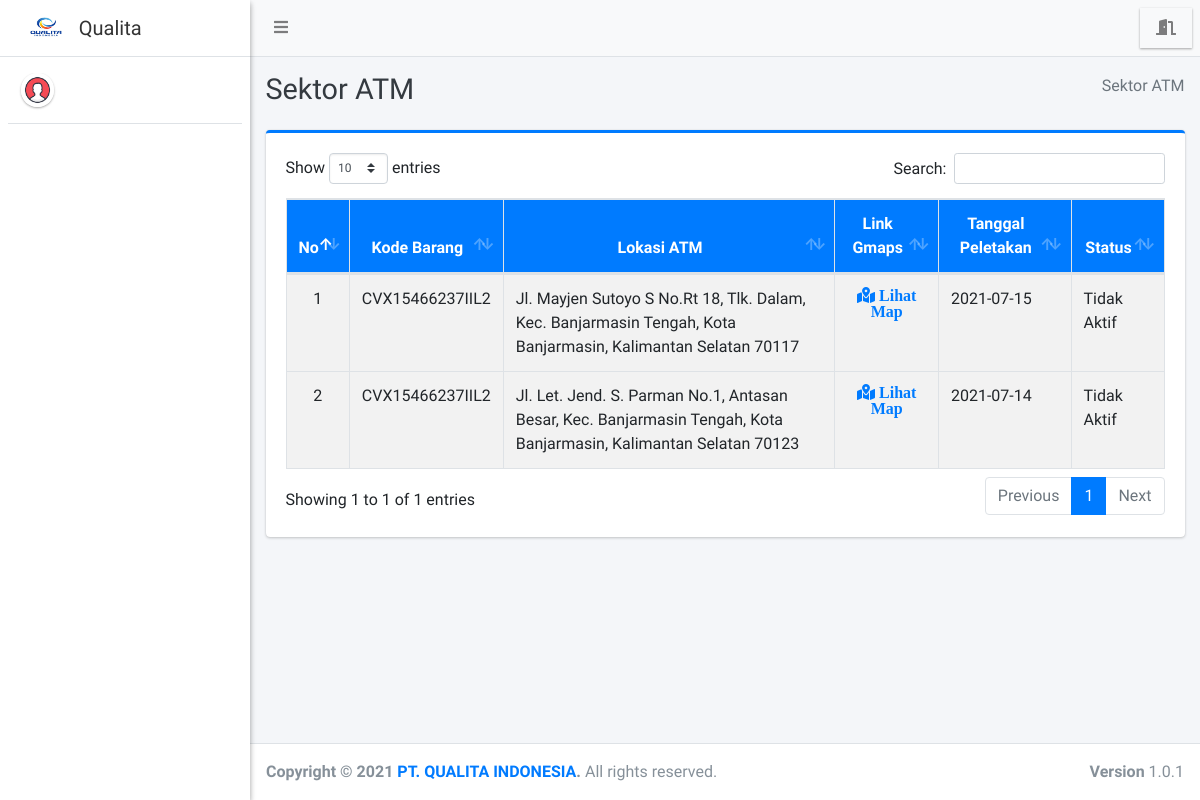
The app's page /teknisi/lokasiatm/index.php, older data.
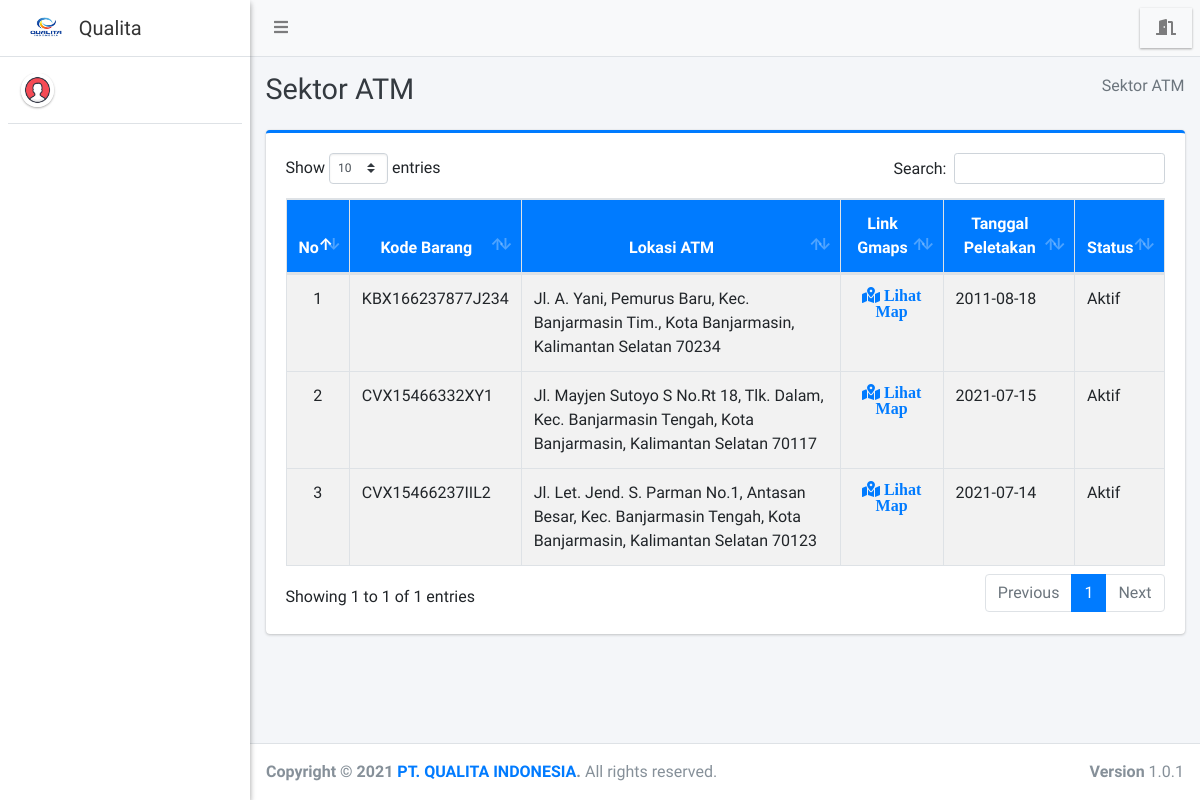
The same page, newer data.
### tables this page shows
CREATE TABLE `sektor_atm` (
  `id_sektoratm` int(11) NOT NULL,
  `kode_barang` varchar(35) NOT NULL,
  `bank` varchar(150) NOT NULL,
  `kecamatan` varchar(40) NOT NULL,
  `lokasi_atm` varchar(255) NOT NULL,
  `link_gmap` text NOT NULL,
  `tgl_peletakan` varchar(25) NOT NULL,
  `status` varchar(75) NOT NULL
);

CREATE TABLE `barang` (
  `kode_barang` varchar(35) NOT NULL,
  `nama_barang` varchar(100) NOT NULL,
  `tahun_produksi` varchar(25) NOT NULL,
  `lokasi_produksi` varchar(100) NOT NULL
);

### teknisi/lokasiatm/index.php (the view, shortened to what this page needs)
<?php
require '../../config/koneksi.php';
?>
<!DOCTYPE html>
<html>
<?php
include '../../templates/head.php';
?>
<body class="hold-transition sidebar-mini layout-fixed">
    <div class="wrapper">
        <?php
        include '../../templates/navbar.php';
        ?>
        <?php
        include '../../templates/sidebar.php';
        ?>
        <div class="content-wrapper">
            <div class="content-header">
                <div class="container-fluid">
                    <div class="row mb-2">
                        <div class="col-sm-6">
                            <h1 class="m-0 text-dark">Sektor ATM</h1>
                        </div>
                        <div class="col-sm-6">
                            <ol class="breadcrumb float-sm-right">
                                <li class="breadcrumb-item active">Sektor ATM</li>
                            </ol>
                        </div>
                    </div>
                </div>
            </div>
            <section class="content">
                <div class="container-fluid">
                    <div class="row">
                        <div class="col-12">
                            <div class="card card-primary card-outline">
                                <div class="card-body">
                                    <div class="table-responsive">
                                        <table id="example1" class="table table-bordered table-striped">
                                            <thead class="bg-blue">
                                                <tr align="center">
                                                    <th>No</th>
                                                    <th>Kode Barang</th>
                                                    <th>Lokasi ATM</th>
                                                    <th>Link Gmaps</th>
                                                    <th>Tanggal Peletakan</th>
                                                    <th>Status</th>
                                                </tr>
                                            </thead>
                                            <?php
                                            $no = 1;
                                            $data = $koneksi->query("SELECT * FROM sektor_atm AS sa
                                            LEFT JOIN barang AS b ON sa.kode_barang = b.kode_barang
                                            ORDER BY sa.id_sektoratm DESC");
                                            while ($row = $data->fetch_array()) {
                                            ?>
                                                <tbody style="background-color: white">
                                                    <tr>
                                                        <td align="center"><?= $no++ ?></td>
                                                        <td><?= $row['kode_barang'] ?></td>
                                                        <td><?= $row['lokasi_atm'] ?></td>
                                                        <td align="center"><a href="<?= $row['link_gmap'] ?>" target="blank" class="fa fa-map-marked-alt"> Lihat Map</a></td>
                                                        <td><?= $row['tgl_peletakan'] ?></td>
                                                        <td><?= $row['status'] ?></td>
                                                    </tr>
                                                </tbody>
                                            <?php } ?>
                                        </table>
                                    </div>
                                </div>
                            </div>
                        </div>
                    </div>
                </div>
            </section>
        </div>
        <?php include_once "../../templates/footer.php"; ?>
    </div>
</body>
</html>

Row changes from the older to the newer data that the page shows:
added sektor_atm: kode_barang.kode_barang "KBX166237877J234", lokasi_atm "Jl. A. Yani, Pemurus Baru, Kec. Banjarmasin Tim., Kota Banjarmasin, Kalimantan Selatan 70234", tgl_peletakan "2011-08-18", status "Aktif"
changed sektor_atm: kode_barang.kode_barang "CVX15466237IIL2" → "CVX15466332XY1"; status "Tidak Aktif" → "Aktif"
changed sektor_atm "CVX15466237IIL2": status "Tidak Aktif" → "Aktif"
